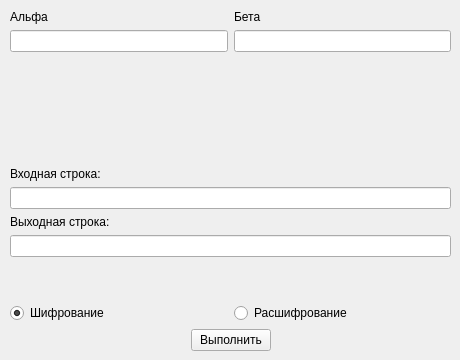
    <widget class="QWidget" name="tab">
     <attribute name="title">
      <string>Аффинный шифр</string>
     </attribute>
     <widget class="QWidget" name="verticalLayoutWidget_5">
      <property name="geometry">
       <rect>
        <x>10</x>
        <y>10</y>
        <width>441</width>
        <height>341</height>
       </rect>
      </property>
      <layout class="QVBoxLayout" name="verticalLayout_5">
       <item>
        <layout class="QVBoxLayout" name="verticalLayout">
         <item>
          <layout class="QHBoxLayout" name="horizontalLayout_2">
           <item>
            <widget class="QLabel" name="label_2">
             <property name="text">
              <string>Альфа</string>
             </property>
            </widget>
           </item>
           <item>
            <widget class="QLabel" name="label">
             <property name="text">
              <string>Бета</string>
             </property>
            </widget>
           </item>
          </layout>
         </item>
         <item>
          <layout class="QHBoxLayout" name="horizontalLayout">
           <item>
            <widget class="QLineEdit" name="lineEdit1_Alfa"/>
           </item>
           <item>
            <widget class="QLineEdit" name="lineEdit1_Beta"/>
           </item>
          </layout>
         </item>
        </layout>
       </item>
       <item>
        <spacer name="verticalSpacer">
         <property name="orientation">
          <enum>Qt::Vertical</enum>
         </property>
         <property name="sizeHint" stdset="0">
          <size>
           <width>15</width>
           <height>30</height>
          </size>
         </property>
        </spacer>
       </item>
       <item>
        <layout class="QVBoxLayout" name="verticalLayout_2">
         <item>
          <widget class="QLabel" name="label_3">
           <property name="text">
            <string>Входная строка:</string>
           </property>
          </widget>
         </item>
         <item>
          <widget class="QLineEdit" name="lineEdit_input"/>
         </item>
         <item>
          <widget class="QLabel" name="label_4">
           <property name="text">
            <string>Выходная строка:</string>
           </property>
          </widget>
         </item>
         <item>
          <widget class="QLineEdit" name="lineEdit_output"/>
         </item>
         <item>
          <spacer name="verticalSpacer_2">
           <property name="orientation">
            <enum>Qt::Vertical</enum>
           </property>
           <property name="sizeHint" stdset="0">
            <size>
             <width>20</width>
             <height>40</height>
            </size>
           </property>
          </spacer>
         </item>
         <item>
          <layout class="QHBoxLayout" name="horizontalLayout_3">
           <item>
            <widget class="QRadioButton" name="radioButton">
             <property name="text">
              <string>Шифрование</string>
             </property>
             <property name="checked">
              <bool>true</bool>
             </property>
            </widget>
           </item>
           <item>
            <widget class="QRadioButton" name="radioButton_2">
             <property name="text">
              <string>Расшифрование</string>
             </property>
            </widget>
           </item>
          </layout>
         </item>
        </layout>
       </item>
       <item>
        <layout class="QHBoxLayout" name="horizontalLayout_10">
         <item>
          <spacer name="horizontalSpacer_3">
           <property name="orientation">
            <enum>Qt::Horizontal</enum>
           </property>
           <property name="sizeHint" stdset="0">
            <size>
             <width>40</width>
             <height>20</height>
            </size>
           </property>
          </spacer>
         </item>
         <item>
          <widget class="QPushButton" name="pushButton">
           <property name="text">
            <string>Выполнить</string>
           </property>
          </widget>
         </item>
         <item>
          <spacer name="horizontalSpacer_4">
           <property name="orientation">
            <enum>Qt::Horizontal</enum>
           </property>
           <property name="sizeHint" stdset="0">
            <size>
             <width>40</width>
             <height>20</height>
            </size>
           </property>
          </spacer>
         </item>
        </layout>
       </item>
      </layout>
     </widget>
    </widget>
